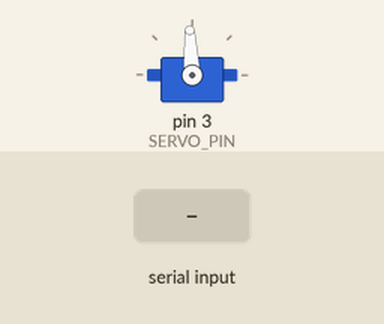
Simulated run of this sketch. Board: Arduino Uno, built with avr-gcc and run on an emulated ATmega328P. On the bench: servo. The test bench sets the inputs (shaded band). What the sketch prints to the serial monitor is not drawn.

Above: at 1.2 s.
1.3 s: "2" received over Serial
At 2.2 s:
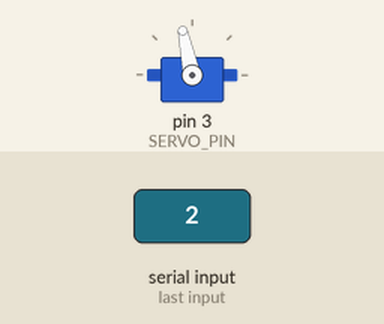
2.8 s: "8" received over Serial
At 3.3 s:
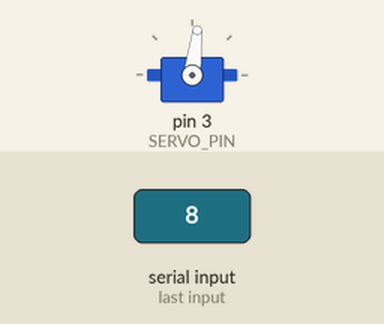
4.3 s: "9" received over Serial
At 5.7 s:
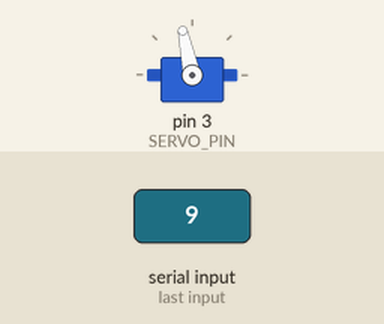
Timing chart, 0 to 10.5 s (numbered marks = the images above; inputs shaded):
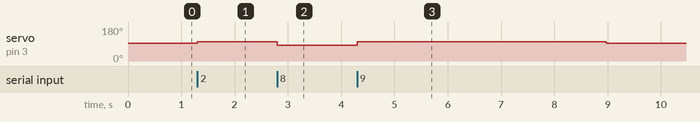

The sketch:

gripper_arduino.ino
```cpp
#include <Servo.h>
#include <NewPing.h>

#define SERVO_PIN 3
#define SONIC_PIN 12 // Sensor signal pin (SIG)
#define MAX_DISTANCE 350 // Maximum distance to measure (in cm)
#define DISTANCE_THRESHOLD 8 // Distance threshold to start the motor (in cm)
#define TX_FREQ 100 // Frequency to transmit sensor data

int servo_pw = 100;     // PWM pulse width (usec from neutral signal (1500))
float servo_spr = 8;    // time per rev at the configured speed (sec)
float rack_stroke = 22; // Stroke distance for engaging gripper (mm)
float spur_diam = 12;   // Pitch diameter for spur gear (mm)
float rev_per_stroke = rack_stroke/(PI*spur_diam);
unsigned long servo_time = round(1000000*servo_spr*rev_per_stroke); // (sec)

float dt = 1000000/TX_FREQ; // microseconds

unsigned long actuator_started_time;

enum class GripperState {
  free,
  moving,
  activated
};

GripperState state;
GripperState prev_state;

int distance;
int PressurePin1 = A1;
int ReadVal1 = 0;
float V1 = 0;
int PressurePin2 = A0;
int ReadVal2 = 0;
float V2 = 0;

Servo actuator;
NewPing sonar(SONIC_PIN, SONIC_PIN, MAX_DISTANCE); // Ultrasonic sensor setup

char chin[1];

void setup() {
  state = GripperState::free;
  Serial.begin(115200);
  while (!Serial) {
    ;  // wait for serial port to connect. Needed for native USB port only
  }
  // Serial.println(servo_time);

  actuator.attach(SERVO_PIN);
  // actuator.writeMicroseconds(1500-servo_pw);
  // delay(150);
  actuator.writeMicroseconds(1500);
  actuator_started_time = micros();

  pinMode(PressurePin1, INPUT);
  pinMode(PressurePin2, INPUT);
}

void loop() {
  unsigned long now_time = micros(); // Overflow after 70 min

  // Check if a move is ongoing and we should stop
  if (state == GripperState::moving) {
    // Serial.println(now_time - actuator_started_time);
    if (now_time - actuator_started_time >= servo_time) {
      actuator.writeMicroseconds(1500);
      if (prev_state == GripperState::free) {
        state = GripperState::activated;
      }
      else {
        state = GripperState::free;
      }
    }
  }

  // Check if command(s) available on serial port and respond
  if (Serial.available() > 0) {

    // Print current timestamp
    Serial.print(now_time);
    Serial.print(", \"");

    // Read oldest single-byte command from (ring?) buffer
    // We don't know when it arrived, only when we respond
    Serial.readBytes(chin,1);

    // Print the received command
    Serial.print(chin);
    Serial.print("\", ");

    // Handle and respond
    switch (chin[0]) {
      case '0':
        Serial.println("ack");
        break;
      case '1':
        switch (state){
          case GripperState::free:
            Serial.println("1, already retracted");
            break;
          case GripperState::activated:
            prev_state = state;
            state = GripperState::moving;
            actuator_started_time = now_time;
            actuator.writeMicroseconds(1500-servo_pw);
            Serial.println("0, retracting");
            break;
          case GripperState::moving:
            Serial.println("1, currently moving");
            break;
        }
        break;
      case '2':
        switch (state){
          case GripperState::free:
            prev_state = state;
            state = GripperState::moving;
            actuator_started_time = now_time;
            actuator.writeMicroseconds(1500+servo_pw);
            Serial.println("0, activating");
            break;
          case GripperState::activated:
            Serial.println("1, already activated");
            break;
          case GripperState::moving:
            Serial.println("1, currently moving");
            break;
        }
        break;
      case '3':
        Serial.print("0, ");

        // Read distance (ultrasound)
        distance = sonar.ping_cm();
        Serial.println(distance);
        break;
      case '4':
        Serial.print("0, ");

        // Read pressure (force) voltages
        ReadVal1 = analogRead(PressurePin1);
        ReadVal2 = analogRead(PressurePin2);
        V1=ReadVal1*(5.0/1023);
        V2=ReadVal2*(5.0/1023);
        Serial.print(V1);
        Serial.print(" ");
        Serial.println(V2);
        break;
      case '5':
        Serial.print("0, ");

        // Read distance (ultrasound)
        distance = sonar.ping_cm();
        Serial.print(distance);
        Serial.print(" ");

        // Read pressure (force) voltages
        ReadVal1 = analogRead(PressurePin1);
        ReadVal2 = analogRead(PressurePin2);
        V1=ReadVal1*(5.0/1023);
        V2=ReadVal2*(5.0/1023);
        Serial.print(V1);
        Serial.print(" ");
        Serial.println(V2);
        break;
      case '8':
        prev_state = state;
        state = GripperState::moving;
        actuator_started_time = now_time;
        actuator.writeMicroseconds(1500-servo_pw);
        Serial.println("0, retracting");
        break;
      case '9':
        prev_state = state;
        state = GripperState::moving;
        actuator_started_time = now_time;
        actuator.writeMicroseconds(1500+servo_pw);
        Serial.println("0, activating");
        break;
      default:
        Serial.println("1, unknown command");
        break;
    }
  }
}
```

Measured:
- after the input at 1.3 s, servo on pin 3 (SERVO_PIN): 93° → 102° at once
- after the input at 2.8 s, servo on pin 3 (SERVO_PIN): 102° → 83° at once
- after the input at 4.3 s, servo on pin 3 (SERVO_PIN): 83° → 102° at once, → 93° 4.7 s later
